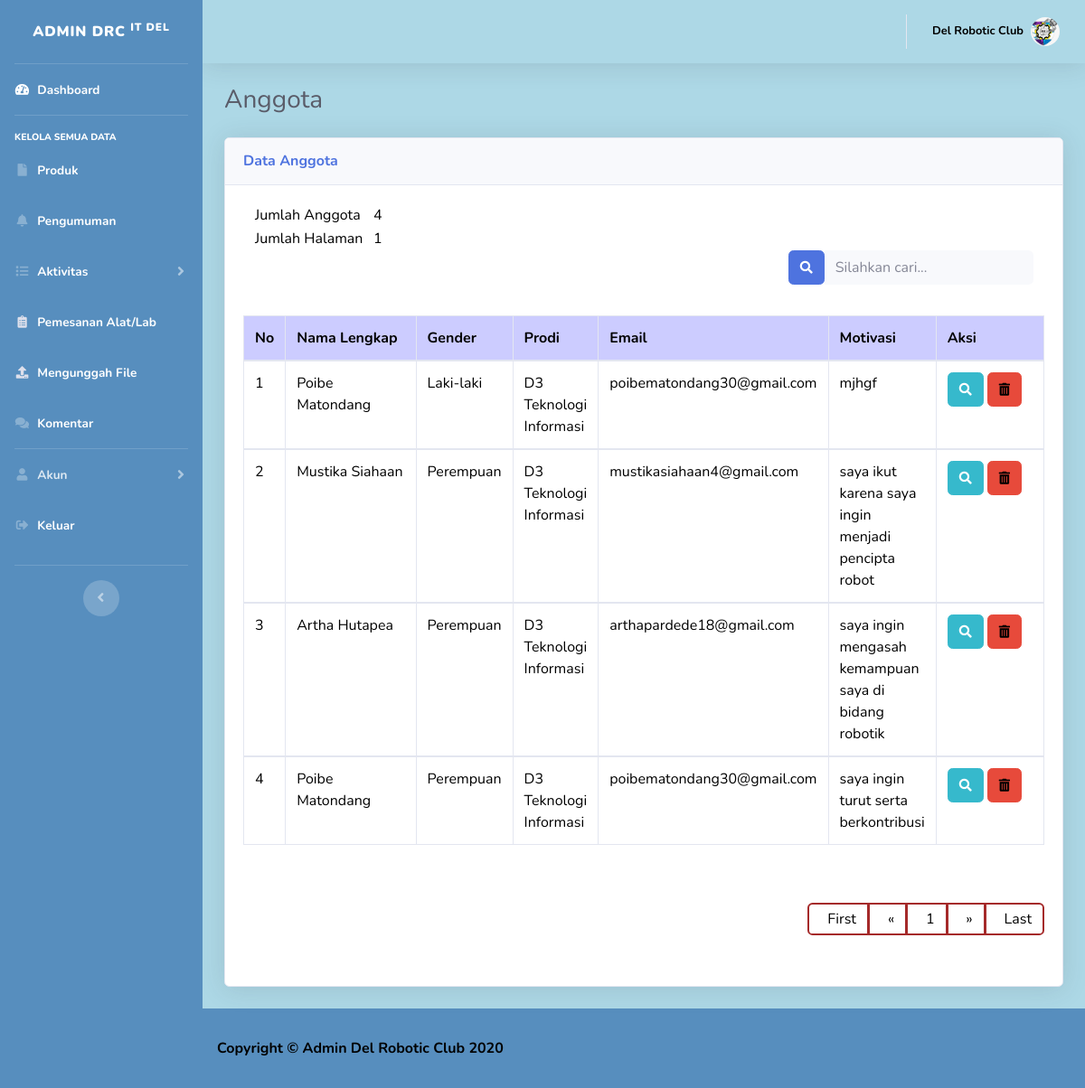
Page /admin/data_anggota.php on the committed database.
### tables this page shows
CREATE TABLE `anggota` (
  `id_anggota` int(10) NOT NULL,
  `nama_lengkap` varchar(50) NOT NULL,
  `gender` varchar(10) NOT NULL,
  `prodi` varchar(35) NOT NULL,
  `email` varchar(50) NOT NULL,
  `motivasi` varchar(500) NOT NULL
);

### admin/data_anggota.php (the view, shortened to what this page needs)
<!DOCTYPE html>
<html lang="en">
<head>
  <?php
    include 'commons/header.php';
  ?>
</head>
<body id="page-top">
    <div id="wrapper">
        <div class="container-fluid">
            <h1 class="h3 mb-2 text-gray-800">Anggota</h1>
            <div class="card shadow mb-4">
                <div class="card-header py-3">
                    <h6 class="m-0 font-weight-bold text-primary">Data Anggota</h6>
                </div>
                <div class="card-body">
                    <div>
                        <?php
                            include 'database/koneksi.php';
                        ?>
                        <?php
                            $per_hal=4;
                            $jumlah_record=mysqli_query($koneksi, "SELECT * from anggota");
                            $jum=mysqli_num_rows($jumlah_record);
                            $halaman=ceil($jum / $per_hal);
                            $page = (isset($_GET['page'])) ? (int)$_GET['page'] : 1;
                            $start = ($page - 1) * $per_hal;
                        ?>
                        <div class="col-md-12">
                            <table class="col-md-2" style="color:black">
                            <tr>
                                <td>Jumlah Anggota</td>
                                <td><?php echo $jum; ?></td>
                            </tr>
                            <tr>
                                <td>Jumlah Halaman</td>
                                <td><?php echo $halaman; ?></td>
                            </tr>
                            </table>
                        </div>
                        <form action="cari_anggota.php" class="input-group col-md-4 col-md-offset-8" style="float:right;">
                            <div class="input-group">
                            <button class="btn btn-primary" type="button">
                                <i class="fas fa-search fa-sm"></i>
                                </button>
                            <input style="color:black" type="text" class="form-control bg-light border-0 small" name="cari" placeholder="Silahkan cari..." aria-label="Search" aria-describedby="basic-addon2">
                            </div>
                        </form><br><br><br>
                        <?php
                            if(isset($_GET['cari'])){
                                echo '<div> <b>Hasil pencarian dengan kata kunci "'. $_GET['cari'] .'"</b></div><br/>';
                                $cari=mysqli_real_escape_string($koneksi, $_GET['cari']);
                                $anggota=mysqli_query($koneksi, "SELECT * FROM anggota WHERE id_anggota LIKE '%$cari%' or nama_lengkap LIKE '%$cari%'");
                            }else{
                                $anggota=mysqli_query($koneksi, "SELECT * FROM  anggota ORDER BY id_anggota DESC LIMIT $start, $per_hal");
                            }
                                $no=1;
                                $count = mysqli_num_rows($anggota);
                                if($count == null){
                                    if(isset($_GET['cari'])){
                                        echo "<script>alert('Anggota $cari tidak ada') ;window.location = 'data_anggota.php'</script>";
                                    }
                                }else{
                            ?>
                            <table class="table table-bordered" style="color:black" width="100%" cellspacing="0">
                                <thead style="background: #CCCCFF;">
                                    <tr><center>
                                        <th>No</th>
                                        <th style="width:200px;">Nama Lengkap</th>
                                        <th>Gender</th>
                                        <th>Prodi</th>
                                        <th>Email</th>
                                        <th>Motivasi</th>
                                        <th style="width:200px;">Aksi</th></center>
                                    </tr>
                                </thead>
                                <?php
                                    while($b=mysqli_fetch_array($anggota)){
                                ?>
                                <tbody>
                                    <tr>
                                        <td><?php echo $no++ ?></td>
                                        <td><?php echo $b['nama_lengkap']?></td>
                                        <td><?php echo $b['gender']?></td>
                                        <td><?php echo $b['prodi'] ?></td>
                                        <td><?php echo $b['email']?></td>
                                        <td><?php echo $b['motivasi']?></td>
                                        <td>
                                            <a href="detail_anggota.php?id=<?php echo $b['id_anggota']; ?>" class="btn btn-info">
                                                <span class="fas fa-search fa-sm"></span></a>
                                            <a onclick="if(confirm('Apakah anda yakin ingin menghapus data ini ??')){
                                                location.href='hapus_anggota.php?id=<?php echo $b['id_anggota']; ?>' }" class="btn btn-danger">
                                                <span class="fas fa-trash-alt fa-sm"></span></a>
                                        </td>
                                    </tr>
                                </tbody>
                                <?php }?>
                            </table><br><br>
                        <ul class="pagination a" style="margin-left:740px;">
                            <?php
                                if($page == 1){
                                    ?>
                                    <li class="page-item"><a class="page-link" href="#">First</a></li>
                                    <li class="page-item"><a class="page-link" href="#">&laquo;</a></li>
                                    <?php
                                    }else{
                                    $link_prev = ($page > 1)? $page - 1 : 1;
                                    ?>
                                    <li class="page-item"><a class="page-link" href="data_anggota.php?page=1">First</a></li>
                                    <li class="page-item"><a class="page-link" href="data_anggota.php?page=<?php echo $link_prev; ?>">&laquo;</a></li>
                                    <?php
                                    }
                                for($x = 1;$x <= $halaman; $x++){?>
                                <li class="page-item" ><a class="page-link" href="?page=<?php echo $x?>"><?php echo $x ?></a></li>
                                    <?php } ?>
                                    <?php
                                if($page == $halaman){  ?>
                                <li class="page-item"><a class="page-link" href="#">&raquo;</a></li>
                                <li class="page-item"><a class="page-link" href="#">Last</a></li>
                                <?php }
                                else{
                                    $link_next = ($page < $halaman)? $page + 1 : $halaman;
                                ?>
                                    <li class="page-item"><a class="page-link" href="data_anggota.php?page=<?php echo $link_next; ?>">&raquo;</a></li>
                                    <li class="page-item"><a class="page-link" href="data_anggota.php?page=<?php echo $halaman; ?>">Last</a></li>
                                <?php }
                                ?>
                        </ul>
                        <?php }?>
                    </div>
                </div>
            </div>
        </div>
    </div>
    <?php
        include 'commons/footer.php'
    ?>
</body>
</html>

### admin/data_anggota.php (style rules this page uses)
.pagination > li > a, .pagination > li > span { padding-left: 20px; line-height: 1; margin-bottom: 20px; border: 2px solid brown; box: #1B242F; }
.a { float: right; }
.page-link { color:black; }

### rows in the picture
anggota: nama_lengkap "Poibe Matondang", gender "Laki-laki", prodi "D3 Teknologi Informasi", email "poibematondang30@gmail.com", motivasi "mjhgf"
anggota: nama_lengkap "Mustika Siahaan", gender "Perempuan", prodi "D3 Teknologi Informasi", email "mustikasiahaan4@gmail.com", motivasi "saya ikut karena saya ingin menjadi pencipta robot"
anggota: nama_lengkap "Artha Hutapea", gender "Perempuan", prodi "D3 Teknologi Informasi", email "arthapardede18@gmail.com", motivasi "saya ingin mengasah kemampuan saya di bidang robotik"
anggota: nama_lengkap "Poibe Matondang", gender "Perempuan", prodi "D3 Teknologi Informasi", email "poibematondang30@gmail.com", motivasi "saya ingin turut serta berkontribusi"

### other values in the picture
$jum "4"
$halaman "1"
